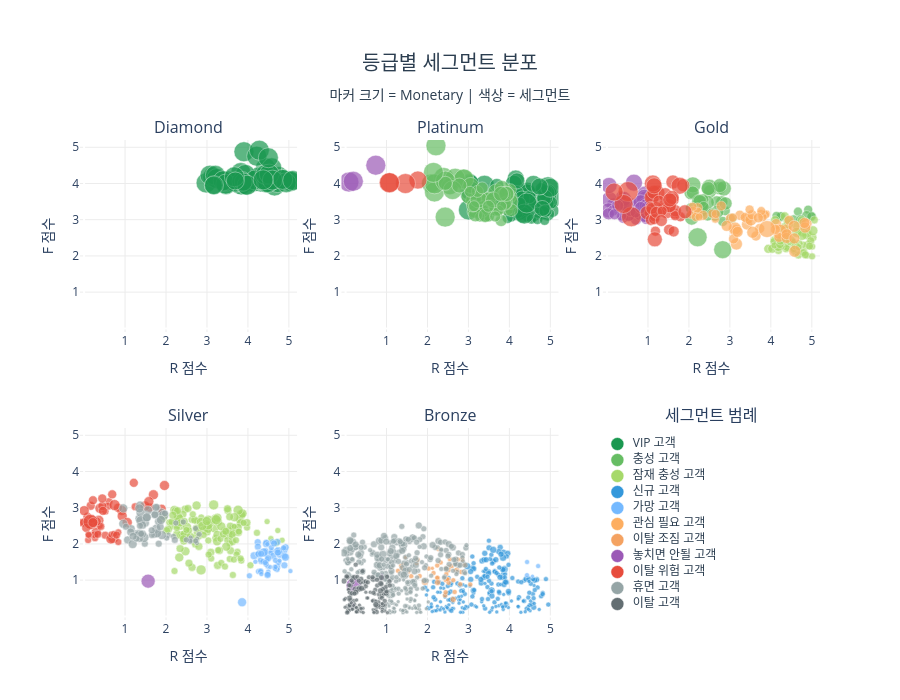

This figure's notebook cell:
### Code cell
grade_order_seg = ['Diamond', 'Platinum', 'Gold', 'Silver', 'Bronze']

fig = make_subplots(
    rows=2, cols=3,
    subplot_titles=grade_order_seg + ['세그먼트 범례'],
    shared_yaxes=False,
    vertical_spacing=0.2,
    horizontal_spacing=0.06
)

positions = [(1,1),(1,2),(1,3),(2,1),(2,2)]
for (row, col), grade in zip(positions, grade_order_seg):
    sub_grade = rfm_plot[rfm_plot['등급'] == grade]
    for segment, color in segment_colors.items():
        sub = sub_grade[sub_grade['Segment'] == segment]
        if len(sub) == 0:
            continue
        fig.add_trace(go.Scatter(
            x=sub['R_scale'],
            y=sub['F_scale'],
            mode='markers',
            marker=dict(
                color=color,
                size=sub['marker_size'],
                opacity=0.7,
                line=dict(width=0.5, color='white')
            ),
            name=segment,
            showlegend=False,
            hovertemplate=(
                f'등급: {grade}<br>'
                f'세그먼트: {segment}<br>'
                'R: %{customdata[0]} | F: %{customdata[1]}<br>'
                'Monetary: %{customdata[2]:,.0f}원<extra></extra>'
            ),
            customdata=sub[['R', 'F', 'Monetary']].values
        ), row=row, col=col)

legend_items = [(seg, color) for seg, color in segment_colors.items() if seg != 'Others']
total = len(legend_items)
for i, (segment, color) in enumerate(legend_items):
    fig.add_trace(go.Scatter(
        x=[0.1],
        y=[total - i],
        mode='markers+text',
        marker=dict(color=color, size=13, line=dict(width=0.5, color='white')),
        text=[f'  {segment}'],
        textposition='middle right',
        textfont=dict(size=12, color='#2c3e50'),
        showlegend=False,
        hoverinfo='skip'
    ), row=2, col=3)

for row, col in positions:
    fig.update_xaxes(tickvals=[1,2,3,4,5], range=[-0.1, 5.2], gridcolor='#ececec', title_text='R 점수', row=row, col=col)
    fig.update_yaxes(tickvals=[1,2,3,4,5], range=[-0.1, 5.2], gridcolor='#ececec', title_text='F 점수', row=row, col=col)

fig.update_xaxes(range=[0, 1.5], visible=False, row=2, col=3)
fig.update_yaxes(range=[0, total + 1], visible=False, row=2, col=3)

fig.update_layout(
    title=dict(
        text='등급별 세그먼트 분포<br><sub>마커 크기 = Monetary | 색상 = 세그먼트</sub>',
        font=dict(size=20, color='#2c3e50'), x=0.5, xanchor='center'
    ),
    plot_bgcolor='white',
    height=700,
    margin=dict(t=140),
    showlegend=False
)
fig.show()

### Figure 1 — Plotly figure (JSON) as saved in the notebook; plotly's stock layout.template omitted (floating-point values rounded to 4 significant figures; data arrays with more than 128 entries replaced by an {"elided": "..."} marker saying what was removed)
{"data": [{"customdata": {"elided": "58x3 float values"}, "hovertemplate": "등급: Diamond<br>세그먼트: VIP 고객<br>R: %{customdata[0]} | F: %{customdata[1]}<br>Monetary: %{customdata[2]:,.0f}원<extra></extra>", "marker": {"color": "#1a9850", "line": {"color": "white", "width": 0.5}, "opacity": 0.7, "size": [20.0, 20.0, 20.0, 20.0, 20.0, 20.0, 20.0, 20.0, 20.0, 20.0, 20.0, 20.0, 20.0, 19.0, 20.0, 20.0, 19.0, 20.0, 20.0, 19.0, 20.0, 20.0, 20.0, 20.0, 20.0, 20.0, 20.0, 20.0, 20.0, 20.0, 20.0, 19.0, 20.0, 20.0, 20.0, 20.0, 20.0, 20.0, 20.0, 20.0, 18.0, 20.0, 20.0, 19.0, 20.0, 20.0, 18.0, 20.0, 20.0, 20.0, 20.0, 20.0, 18.0, 20.0, 20.0, 20.0, 20.0, 20.0]}, "mode": "markers", "name": "VIP 고객", "showlegend": false, "type": "scatter", "x": [4.464, 3.466, 2.979, 3.138, 4.315, 4.754, 4.498, 4.126, 4.432, 4.376, 4.994, 3.074, 4.339, 3.783, 3.416, 4.236, 3.84, 4.791, 4.821, 4.651, 3.903, 3.826, 3.239, 3.739, 4.215, 4.406, 4.582, 3.52, 4.652, 4.278, 4.724, 3.939, 3.688, 3.205, 4.26, 3.938, 3.394, 4.535, 4.448, 3.46, 3.155, 4.178, 4.486, 3.172, 5.05, 3.854, 3.888, 4.431, 4.934, 4.521, 3.979, 3.669, 3.692, 4.597, 4.499, 4.849, 5.094, 4.372], "xaxis": "x", "y": [4.068, 3.966, 4.015, 4.178, 4.038, 4.193, 4.02, 4.039, 4.431, 4.115, 4.074, 4.229, 4.085, 3.97, 4.052, 4.143, 3.944, 4.091, 4.12, 4.071, 4.876, 4.301, 4.137, 4.029, 4.753, 4.169, 4.432, 4.071, 3.932, 4.918, 4.025, 3.946, 4.039, 4.224, 4.177, 4.248, 4.075, 4.055, 4.023, 3.983, 3.945, 4.097, 4.023, 3.953, 4.057, 4.053, 4.039, 4.246, 4.022, 4.259, 3.951, 4.184, 4.069, 4.094, 4.71, 4.112, 4.082, 4.1], "yaxis": "y"}, {"customdata": {"elided": "77x3 float values"}, "hovertemplate": "등급: Platinum<br>세그먼트: VIP 고객<br>R: %{customdata[0]} | F: %{customdata[1]}<br>Monetary: %{customdata[2]:,.0f}원<extra></extra>", "marker": {"color": "#1a9850", "line": {"color": "white", "width": 0.5}, "opacity": 0.7, "size": [20.0, 20.0, 13.0, 10.0, 13.0, 12.0, 14.0, 20.0, 14.0, 20.0, 19.0, 20.0, 10.0, 17.0, 17.0, 20.0, 15.0, 19.0, 16.0, 17.0, 11.0, 13.0, 11.0, 14.0, 20.0, 15.0, 15.0, 20.0, 20.0, 16.0, 20.0, 16.0, 20.0, 14.0, 15.0, 11.0, 13.0, 16.0, 14.0, 15.0, 17.0, 16.0, 13.0, 12.0, 11.0, 16.0, 12.0, 20.0, 12.0, 17.0, 13.0, 16.0, 13.0, 14.0, 11.0, 16.0, 16.0, 10.0, 13.0, 16.0, 15.0, 14.0, 12.0, 11.0, 12.0, 11.0, 16.0, 19.0, 17.0, 20.0, 20.0, 17.0, 20.0, 10.0, 13.0, 16.0, 14.0]}, "mode": "markers", "name": "VIP 고객", "showlegend": false, "type": "scatter", "x": [3.412, 5.02, 5.057, 4.464, 4.429, 4.589, 4.769, 3.886, 4.931, 4.782, 3.535, 4.942, 4.302, 4.154, 4.107, 4.217, 4.256, 4.36, 4.767, 4.432, 4.271, 4.184, 4.194, 4.382, 4.919, 4.939, 4.44, 3.633, 3.001, 4.422, 4.425, 4.217, 3.041, 4.579, 4.748, 4.049, 4.705, 3.036, 4.225, 4.849, 4.878, 4.845, 4.486, 4.188, 4.554, 4.158, 4.424, 3.392, 3.996, 4.902, 4.615, 4.308, 5.016, 4.839, 3.957, 4.862, 4.338, 4.538, 4.491, 4.184, 4.012, 4.823, 4.253, 4.692, 4.777, 4.684, 3.058, 4.995, 4.586, 4.364, 4.424, 4.737, 3.041, 4.859, 4.881, 4.803, 3.693], "xaxis": "x2", "y": [3.352, 3.58, 3.248, 3.284, 3.129, 3.404, 3.537, 3.62, 3.158, 3.564, 3.504, 3.909, 3.304, 4.135, 3.995, 3.25, 3.391, 3.695, 3.631, 3.647, 3.21, 3.489, 3.178, 3.813, 3.718, 3.515, 3.827, 3.573, 3.269, 3.67, 3.711, 3.614, 3.71, 3.126, 3.644, 3.092, 3.378, 4.053, 3.481, 3.604, 3.448, 3.773, 3.4, 3.293, 3.246, 3.727, 3.274, 3.949, 3.233, 3.732, 3.463, 3.572, 3.475, 3.576, 3.049, 3.609, 3.131, 3.016, 3.624, 4.071, 3.36, 3.19, 3.458, 3.194, 3.857, 3.021, 4.026, 3.88, 3.989, 3.157, 3.46, 3.914, 3.798, 2.982, 3.245, 3.31, 3.944], "yaxis": "y2"}, {"customdata": {"elided": "70x3 float values"}, "hovertemplate": "등급: Platinum<br>세그먼트: 충성 고객<br>R: %{customdata[0]} | F: %{customdata[1]}<br>Monetary: %{customdata[2]:,.0f}원<extra></extra>", "marker": {"color": "#66bd63", "line": {"color": "white", "width": 0.5}, "opacity": 0.7, "size": [12.0, 19.0, 14.0, 12.0, 11.0, 20.0, 12.0, 10.0, 16.0, 12.0, 12.0, 20.0, 12.0, 12.0, 20.0, 17.0, 11.0, 17.0, 17.0, 12.0, 11.0, 16.0, 20.0, 20.0, 12.0, 20.0, 15.0, 16.0, 16.0, 15.0, 20.0, 12.0, 11.0, 17.0, 11.0, 12.0, 20.0, 10.0, 16.0, 16.0, 20.0, 19.0, 13.0, 14.0, 11.0, 11.0, 13.0, 12.0, 10.0, 14.0, 13.0, 13.0, 15.0, 13.0, 13.0, 11.0, 14.0, 17.0, 11.0, 12.0, 16.0, 12.0, 14.0, 15.0, 11.0, 15.0, 11.0, 12.0, 20.0, 10.0]}, "mode": "markers", "name": "충성 고객", "showlegend": false, "type": "scatter", "x": [4.041, 2.086, 3.4, 3.279, 3.243, 2.207, 3.176, 3.308, 3.185, 3.491, 3.154, 2.398, 3.456, 3.503, 2.432, 3.141, 3.712, 3.681, 3.5, 3.949, 3.496, 4.017, 2.17, 2.874, 4.024, 2.175, 3.474, 3.129, 3.015, 3.817, 2.676, 3.347, 3.373, 2.548, 3.704, 3.541, 2.89, 3.573, 3.924, 3.056, 2.438, 2.613, 3.125, 3.864, 3.369, 3.632, 3.346, 3.798, 3.278, 3.172, 4.048, 3.111, 2.779, 3.918, 3.89, 3.735, 2.437, 3.247, 3.136, 3.221, 3.611, 3.337, 3.416, 3.924, 3.654, 3.797, 3.038, 3.489, 2.146, 3.81], "xaxis": "x2", "y": [3.645, 4.001, 3.116, 3.584, 3.172, 5.039, 3.283, 3.288, 3.267, 3.133, 3.574, 4.165, 3.574, 3.62, 3.071, 3.505, 3.247, 3.756, 3.392, 3.272, 3.089, 3.501, 3.766, 4.113, 3.828, 3.989, 3.552, 3.548, 3.649, 3.875, 4.144, 3.355, 3.282, 3.923, 3.251, 3.384, 4.124, 3.251, 3.707, 3.946, 4.066, 3.816, 3.22, 3.685, 3.284, 3.254, 3.241, 2.977, 3.074, 3.133, 3.263, 3.389, 3.943, 3.475, 3.44, 3.251, 4.004, 3.559, 3.373, 3.781, 3.544, 3.877, 3.123, 3.71, 3.091, 3.713, 3.771, 3.372, 4.306, 3.375], "yaxis": "y2"}, {"customdata": [[1.0, 5.0, 14960.0], [1.0, 5.0, 11670.0], [1.0, 5.0, 37300.0]], "hovertemplate": "등급: Platinum<br>세그먼트: 놓치면 안될 고객<br>R: %{customdata[0]} | F: %{customdata[1]}<br>Monetary: %{customdata[2]:,.0f}원<extra></extra>", "marker": {"color": "#9b59b6", "line": {"color": "white", "width": 0.5}, "opacity": 0.7, "size": [20.0, 20.0, 20.0]}, "mode": "markers", "name": "놓치면 안될 고객", "showlegend": false, "type": "scatter", "x": [0.08186, 0.1891, 0.7385], "xaxis": "x2", "y": [4.039, 4.06, 4.504], "yaxis": "y2"}, {"customdata": [[2.0, 5.0, 9308.0], [2.0, 5.0, 10720.0], [2.0, 5.0, 10600.0], [2.0, 5.0, 11370.0]], "hovertemplate": "등급: Platinum<br>세그먼트: 이탈 위험 고객<br>R: %{customdata[0]} | F: %{customdata[1]}<br>Monetary: %{customdata[2]:,.0f}원<extra></extra>", "marker": {"color": "#e74c3c", "line": {"color": "white", "width": 0.5}, "opacity": 0.7, "size": [18.0, 20.0, 20.0, 20.0]}, "mode": "markers", "name": "이탈 위험 고객", "showlegend": false, "type": "scatter", "x": [1.765, 1.462, 1.065, 1.075], "xaxis": "x2", "y": [4.095, 3.998, 4.02, 4.023], "yaxis": "y2"}, {"customdata": {"elided": "46x3 float values"}, "hovertemplate": "등급: Gold<br>세그먼트: 충성 고객<br>R: %{customdata[0]} | F: %{customdata[1]}<br>Monetary: %{customdata[2]:,.0f}원<extra></extra>", "marker": {"color": "#66bd63", "line": {"color": "white", "width": 0.5}, "opacity": 0.7, "size": [18.0, 12.0, 10.0, 10.0, 11.0, 9.0, 12.0, 13.0, 15.0, 10.0, 12.0, 8.0, 10.0, 19.0, 10.0, 14.0, 12.0, 9.0, 10.0, 10.0, 13.0, 12.0, 13.0, 11.0, 14.0, 13.0, 14.0, 9.0, 14.0, 16.0, 11.0, 9.0, 9.0, 13.0, 16.0, 14.0, 10.0, 10.0, 14.0, 14.0, 12.0, 13.0, 10.0, 14.0, 14.0, 11.0]}, "mode": "markers", "name": "충성 고객", "showlegend": false, "type": "scatter", "x": [2.824, 2.803, 3.041, 4.251, 2.637, 4.243, 2.22, 2.739, 2.85, 2.885, 2.682, 4.561, 2.243, 2.211, 4.989, 2.275, 2.289, 4.911, 2.415, 4.872, 2.694, 2.233, 2.514, 2.049, 2.051, 2.895, 2.272, 4.99, 2.45, 2.096, 2.456, 4.138, 4.662, 2.095, 2.499, 2.752, 2.56, 4.73, 2.47, 2.068, 2.34, 2.317, 2.827, 2.239, 2.268, 2.36], "xaxis": "x3", "y": [2.172, 3.497, 3.035, 3.081, 3.11, 3.09, 3.469, 3.869, 3.86, 3.247, 3.494, 3.023, 3.167, 2.515, 3.089, 3.43, 3.422, 3.276, 3.28, 3.111, 3.216, 3.375, 3.782, 3.318, 3.743, 3.449, 3.235, 3.092, 3.477, 3.961, 3.117, 3.103, 3.223, 3.749, 3.893, 3.942, 3.184, 2.999, 3.858, 3.043, 3.55, 3.396, 2.952, 3.503, 3.499, 3.352], "yaxis": "y3"}, {"customdata": {"elided": "65x3 float values"}, "hovertemplate": "등급: Gold<br>세그먼트: 잠재 충성 고객<br>R: %{customdata[0]} | F: %{customdata[1]}<br>Monetary: %{customdata[2]:,.0f}원<extra></extra>", "marker": {"color": "#a6d96a", "line": {"color": "white", "width": 0.5}, "opacity": 0.7, "size": [8.0, 8.0, 9.0, 9.0, 9.0, 7.0, 8.0, 7.0, 9.0, 9.0, 7.0, 7.0, 9.0, 7.0, 8.0, 8.0, 7.0, 8.0, 9.0, 9.0, 9.0, 9.0, 7.0, 7.0, 7.0, 10.0, 7.0, 8.0, 7.0, 8.0, 8.0, 8.0, 8.0, 9.0, 10.0, 8.0, 10.0, 8.0, 7.0, 9.0, 8.0, 10.0, 10.0, 7.0, 10.0, 7.0, 8.0, 8.0, 8.0, 10.0, 10.0, 8.0, 8.0, 7.0, 9.0, 7.0, 8.0, 8.0, 10.0, 8.0, 9.0, 10.0, 8.0, 9.0, 7.0]}, "mode": "markers", "name": "잠재 충성 고객", "showlegend": false, "type": "scatter", "x": [4.186, 4.443, 4.786, 4.265, 4.311, 4.247, 4.665, 4.699, 3.937, 4.498, 4.385, 4.363, 4.642, 4.33, 4.089, 4.656, 4.882, 4.919, 4.34, 4.388, 4.179, 4.035, 4.391, 4.592, 5.007, 4.762, 4.522, 4.399, 4.26, 5.028, 4.363, 4.86, 4.166, 4.917, 4.432, 4.076, 4.88, 4.672, 4.797, 4.757, 4.563, 4.629, 4.343, 4.558, 4.327, 5.007, 4.55, 4.689, 4.973, 5.026, 4.474, 4.185, 4.944, 4.089, 4.607, 4.677, 4.219, 4.793, 4.763, 4.841, 4.105, 4.426, 5.061, 4.235, 4.536], "xaxis": "x3", "y": [2.15, 2.273, 2.142, 2.493, 2.485, 2.348, 2.67, 2.158, 2.196, 2.416, 2.192, 2.19, 2.828, 2.24, 2.443, 2.193, 2.012, 2.603, 3.093, 2.349, 2.364, 2.2, 2.218, 2.095, 1.988, 2.665, 2.378, 2.618, 2.258, 2.508, 2.606, 2.72, 2.245, 2.308, 2.879, 2.398, 2.585, 2.026, 2.312, 2.98, 2.161, 2.65, 2.787, 2.187, 2.75, 2.257, 2.342, 2.34, 2.42, 2.694, 2.426, 2.23, 2.271, 2.29, 2.286, 2.242, 2.31, 2.09, 2.567, 2.031, 2.986, 2.957, 2.994, 2.426, 2.402], "yaxis": "y3"}, {"customdata": {"elided": "51x3 float values"}, "hovertemplate": "등급: Gold<br>세그먼트: 관심 필요 고객<br>R: %{customdata[0]} | F: %{customdata[1]}<br>Monetary: %{customdata[2]:,.0f}원<extra></extra>", "marker": {"color": "#fdae61", "line": {"color": "white", "width": 0.5}, "opacity": 0.7, "size": [8.0, 11.0, 11.0, 11.0, 8.0, 11.0, 12.0, 10.0, 10.0, 10.0, 9.0, 11.0, 9.0, 10.0, 10.0, 15.0, 10.0, 10.0, 8.0, 10.0, 10.0, 10.0, 12.0, 11.0, 12.0, 13.0, 12.0, 12.0, 9.0, 17.0, 10.0, 10.0, 9.0, 9.0, 11.0, 11.0, 9.0, 11.0, 12.0, 10.0, 9.0, 9.0, 9.0, 8.0, 11.0, 9.0, 11.0, 9.0, 10.0, 9.0, 11.0]}, "mode": "markers", "name": "관심 필요 고객", "showlegend": false, "type": "scatter", "x": [2.645, 4.379, 4.869, 3.419, 3.759, 3.434, 3.153, 2.213, 3.728, 3.242, 2.573, 4.128, 2.089, 4.447, 3.012, 4.22, 4.196, 3.372, 3.891, 4.111, 3.637, 2.788, 3.159, 4.839, 3.515, 3.124, 4.585, 3.559, 2.054, 3.905, 3.09, 3.541, 3.855, 3.798, 4.818, 3.189, 2.22, 4.385, 4.569, 2.346, 3.767, 2.168, 2.655, 2.247, 2.921, 3.073, 4.388, 3.482, 3.694, 2.087, 4.574], "xaxis": "x3", "y": [3.016, 2.734, 2.886, 2.869, 3.174, 3.029, 2.7, 3.328, 2.757, 3.123, 3.166, 2.877, 3.245, 2.985, 3.031, 2.668, 2.513, 3.066, 3.157, 2.732, 2.549, 3.379, 2.329, 2.782, 2.997, 2.755, 2.127, 2.652, 3.144, 2.742, 2.471, 3.137, 3.137, 3.07, 2.911, 2.664, 3.222, 2.495, 2.817, 3.12, 3.237, 3.076, 3.158, 3.076, 2.83, 3.057, 2.599, 3.281, 3.051, 3.355, 2.484], "yaxis": "y3"}, {"customdata": [[1.0, 4.0, 4582.0], [1.0, 4.0, 4779.0], [1.0, 4.0, 6701.0], [1.0, 4.0, 5377.0], [1.0, 4.0, 4544.0], [1.0, 4.0, 6544.0], [1.0, 4.0, 6243.0], [1.0, 4.0, 7277.0], [1.0, 4.0, 4920.0], [1.0, 4.0, 8673.0], [1.0, 4.0, 5714.0], [1.0, 4.0, 6490.0], [1.0, 4.0, 8459.0], [1.0, 4.0, 8707.0], [1.0, 4.0, 4534.0], [1.0, 4.0, 4385.0], [1.0, 4.0, 6557.0], [1.0, 4.0, 7897.0], [1.0, 4.0, 5678.0], [1.0, 4.0, 6591.0], [1.0, 4.0, 5387.0], [1.0, 4.0, 7609.0], [1.0, 4.0, 4673.0], [1.0, 4.0, 4689.0], [1.0, 4.0, 7255.0], [1.0, 5.0, 8888.0], [1.0, 4.0, 7482.0], [1.0, 4.0, 5526.0], [1.0, 4.0, 5646.0], [1.0, 4.0, 4254.0], [1.0, 4.0, 7897.0], [1.0, 4.0, 5709.0], [1.0, 4.0, 5805.0], [1.0, 4.0, 4840.0], [1.0, 4.0, 8093.0], [1.0, 4.0, 5411.0], [1.0, 4.0, 4616.0]], "hovertemplate": "등급: Gold<br>세그먼트: 놓치면 안될 고객<br>R: %{customdata[0]} | F: %{customdata[1]}<br>Monetary: %{customdata[2]:,.0f}원<extra></extra>", "marker": {"color": "#9b59b6", "line": {"color": "white", "width": 0.5}, "opacity": 0.7, "size": [11.0, 11.0, 14.0, 12.0, 11.0, 14.0, 13.0, 15.0, 11.0, 17.0, 13.0, 14.0, 17.0, 17.0, 11.0, 11.0, 14.0, 16.0, 12.0, 14.0, 12.0, 15.0, 11.0, 11.0, 15.0, 17.0, 15.0, 12.0, 12.0, 10.0, 16.0, 12.0, 13.0, 11.0, 16.0, 12.0, 11.0]}, "mode": "markers", "name": "놓치면 안될 고객", "showlegend": false, "type": "scatter", "x": [0.9379, 0.7893, 0.5584, 0.5378, 0.7102, 0.8107, 0.4553, 0.7205, 0.954, 0.9339, 0.9031, 0.3812, 0.9472, 0.9189, 0.3498, 0.3914, 0.1609, 0.05749, 0.9181, 0.9165, 0.531, 0.03418, 0.5747, 0.1484, 0.8215, 0.6573, 0.4108, 0.4535, 0.03404, 0.3544, 0.04833, 0.261, 0.9457, 0.6986, 1.022, 0.8239, 0.1825], "xaxis": "x3", "y": [3.098, 3.145, 3.412, 3.135, 3.003, 3.172, 3.311, 3.391, 3.025, 3.695, 3.292, 3.44, 3.557, 3.606, 3.643, 3.055, 3.408, 3.556, 3.089, 3.411, 3.117, 3.258, 3.239, 3.255, 3.482, 4.023, 3.572, 3.381, 3.161, 3.097, 3.945, 3.385, 3.39, 3.201, 3.312, 3.336, 3.151], "yaxis": "y3"}, {"customdata": {"elided": "44x3 float values"}, "hovertemplate": "등급: Gold<br>세그먼트: 이탈 위험 고객<br>R: %{customdata[0]} | F: %{customdata[1]}<br>Monetary: %{customdata[2]:,.0f}원<extra></extra>", "marker": {"color": "#e74c3c", "line": {"color": "white", "width": 0.5}, "opacity": 0.7, "size": [15.0, 13.0, 10.0, 13.0, 11.0, 14.0, 15.0, 10.0, 14.0, 10.0, 14.0, 11.0, 11.0, 11.0, 10.0, 20.0, 13.0, 14.0, 13.0, 13.0, 11.0, 20.0, 19.0, 13.0, 17.0, 14.0, 11.0, 11.0, 12.0, 17.0, 10.0, 16.0, 12.0, 14.0, 14.0, 12.0, 14.0, 18.0, 11.0, 12.0, 10.0, 15.0, 14.0, 12.0]}, "mode": "markers", "name": "이탈 위험 고객", "showlegend": false, "type": "scatter", "x": [1.229, 1.423, 1.331, 1.066, 1.539, 1.106, 1.089, 1.182, 1.145, 1.791, 1.42, 1.516, 1.648, 1.626, 1.378, 0.5953, 1.204, 1.609, 1.453, 1.861, 1.069, 0.5152, 0.4023, 1.602, 1.773, 0.9783, 1.07, 1.171, 1.668, 1.119, 1.664, 1.151, 1.095, 1.522, 1.589, 1.266, 1.903, 0.1739, 1.15, 1.206, 1.345, 1.167, 1.533, 1.327], "xaxis": "x3", "y": [3.743, 3.413, 3.211, 3.194, 3.331, 3.629, 3.617, 2.684, 3.758, 3.08, 3.69, 2.724, 3.17, 2.677, 3.334, 3.082, 3.318, 4.041, 3.208, 3.951, 3.354, 3.776, 3.434, 3.552, 3.937, 3.191, 2.994, 3.09, 3.246, 3.999, 3.112, 3.934, 3.309, 3.387, 3.613, 3.51, 3.218, 3.764, 3.015, 3.203, 3.239, 2.458, 3.547, 2.979], "yaxis": "y3"}, {"customdata": {"elided": "140x3 float values"}, "hovertemplate": "등급: Silver<br>세그먼트: 잠재 충성 고객<br>R: %{customdata[0]} | F: %{customdata[1]}<br>Monetary: %{customdata[2]:,.0f}원<extra></extra>", "marker": {"color": "#a6d96a", "line": {"color": "white", "width": 0.5}, "opacity": 0.7, "size": {"elided": "140 float values"}}, "mode": "markers", "name": "잠재 충성 고객", "showlegend": false, "type": "scatter", "x": {"elided": "140 float values"}, "xaxis": "x4", "y": {"elided": "140 float values"}, "yaxis": "y4"}, {"customdata": {"elided": "59x3 float values"}, "hovertemplate": "등급: Silver<br>세그먼트: 가망 고객<br>R: %{customdata[0]} | F: %{customdata[1]}<br>Monetary: %{customdata[2]:,.0f}원<extra></extra>", "marker": {"color": "#74b9ff", "line": {"color": "white", "width": 0.5}, "opacity": 0.7, "size": [6.0, 6.0, 8.0, 5.0, 6.0, 6.0, 8.0, 5.0, 5.0, 7.0, 6.0, 8.0, 6.0, 6.0, 6.0, 5.0, 7.0, 5.0, 9.0, 6.0, 7.0, 6.0, 5.0, 5.0, 9.0, 6.0, 7.0, 8.0, 7.0, 6.0, 7.0, 9.0, 6.0, 5.0, 7.0, 5.0, 7.0, 6.0, 6.0, 6.0, 5.0, 7.0, 6.0, 5.0, 7.0, 6.0, 7.0, 6.0, 7.0, 6.0, 6.0, 5.0, 5.0, 8.0, 6.0, 5.0, 7.0, 5.0, 7.0]}, "mode": "markers", "name": "가망 고객", "showlegend": false, "type": "scatter", "x": [4.444, 4.259, 4.454, 4.314, 4.577, 4.31, 4.15, 5.038, 4.47, 4.89, 4.434, 4.88, 4.55, 4.303, 4.602, 4.427, 4.714, 4.497, 3.858, 4.573, 4.239, 4.366, 4.473, 4.48, 4.384, 4.037, 4.243, 4.783, 4.92, 4.271, 4.617, 4.737, 4.71, 4.541, 4.721, 4.465, 4.894, 4.484, 4.747, 4.66, 4.227, 4.494, 4.724, 4.664, 4.638, 4.446, 4.259, 4.871, 4.322, 4.675, 4.423, 4.771, 4.676, 4.916, 4.311, 4.329, 4.731, 4.183, 4.48], "xaxis": "x4", "y": [2.046, 1.238, 2.006, 1.503, 1.802, 1.252, 1.673, 1.249, 1.593, 1.409, 1.815, 1.828, 1.751, 1.556, 2.058, 1.715, 1.361, 1.237, 0.39, 1.9, 2.047, 1.517, 1.994, 1.379, 1.765, 1.12, 1.925, 1.715, 1.905, 1.759, 1.669, 1.801, 1.297, 1.362, 2.051, 1.532, 1.669, 1.162, 1.489, 1.354, 1.732, 1.604, 1.82, 1.312, 2.014, 1.44, 1.716, 1.89, 1.729, 1.546, 1.485, 1.539, 1.362, 1.632, 1.235, 1.169, 1.76, 1.507, 1.144], "yaxis": "y4"}, {"customdata": [[2.0, 1.0, 6670.0]], "hovertemplate": "등급: Silver<br>세그먼트: 놓치면 안될 고객<br>R: %{customdata[0]} | F: %{customdata[1]}<br>Monetary: %{customdata[2]:,.0f}원<extra></extra>", "marker": {"color": "#9b59b6", "line": {"color": "white", "width": 0.5}, "opacity": 0.7, "size": [14.0]}, "mode": "markers", "name": "놓치면 안될 고객", "showlegend": false, "type": "scatter", "x": [1.563], "xaxis": "x4", "y": [0.973], "yaxis": "y4"}, {"customdata": {"elided": "54x3 float values"}, "hovertemplate": "등급: Silver<br>세그먼트: 이탈 위험 고객<br>R: %{customdata[0]} | F: %{customdata[1]}<br>Monetary: %{customdata[2]:,.0f}원<extra></extra>", "marker": {"color": "#e74c3c", "line": {"color": "white", "width": 0.5}, "opacity": 0.7, "size": [11.0, 9.0, 7.0, 10.0, 9.0, 10.0, 11.0, 8.0, 10.0, 8.0, 10.0, 9.0, 8.0, 9.0, 9.0, 10.0, 7.0, 8.0, 8.0, 7.0, 8.0, 8.0, 10.0, 10.0, 7.0, 10.0, 7.0, 7.0, 8.0, 7.0, 10.0, 7.0, 9.0, 9.0, 7.0, 8.0, 8.0, 10.0, 9.0, 7.0, 10.0, 9.0, 9.0, 9.0, 9.0, 8.0, 9.0, 9.0, 15.0, 11.0, 10.0, 7.0, 9.0, 10.0]}, "mode": "markers", "name": "이탈 위험 고객", "showlegend": false, "type": "scatter", "x": [0.713, 1.603, 0.3783, 0.2964, 0.1615, 1.487, 0.1198, -0.06981, 0.9197, 0.5147, 0.93, 1.894, 0.6068, 0.08272, 0.2514, 0.3605, 0.1327, 0.5851, 1.248, 0.8361, 0.4083, 0.1369, 0.3868, 1.963, 0.8351, 0.6544, 0.267, 0.6681, 0.2606, 0.5207, 0.002953, 0.09906, 0.3098, 0.4458, 0.7304, 0.7925, 0.3356, 1.054, 0.459, 0.1212, 1.693, 1.214, 0.2165, 3.614e-05, 0.8278, 0.1898, 0.05261, 0.4438, 0.1579, 0.7431, 0.2152, 0.1091, 0.6865, 1.581], "xaxis": "x4", "y": [2.168, 3.003, 2.503, 2.319, 3.053, 3.044, 2.546, 2.586, 2.924, 2.241, 2.769, 2.97, 3.166, 2.747, 2.599, 2.651, 2.485, 3.043, 3.027, 2.053, 2.484, 2.581, 2.982, 3.612, 2.319, 2.137, 2.158, 2.26, 2.252, 2.893, 2.918, 2.106, 2.62, 3.045, 2.276, 2.246, 2.266, 2.592, 2.912, 2.23, 3.357, 3.687, 3.204, 2.59, 3.0, 2.679, 2.443, 3.255, 2.61, 3.072, 2.588, 2.257, 3.368, 3.168], "yaxis": "y4"}, {"customdata": {"elided": "60x3 float values"}, "hovertemplate": "등급: Silver<br>세그먼트: 휴면 고객<br>R: %{customdata[0]} | F: %{customdata[1]}<br>Monetary: %{customdata[2]:,.0f}원<extra></extra>", "marker": {"color": "#95a5a6", "line": {"color": "white", "width": 0.5}, "opacity": 0.7, "size": [6.0, 6.0, 6.0, 8.0, 9.0, 5.0, 7.0, 8.0, 9.0, 5.0, 8.0, 6.0, 6.0, 7.0, 6.0, 9.0, 8.0, 9.0, 9.0, 8.0, 7.0, 9.0, 6.0, 9.0, 8.0, 8.0, 7.0, 7.0, 9.0, 8.0, 9.0, 7.0, 5.0, 8.0, 7.0, 10.0, 6.0, 7.0, 10.0, 8.0, 6.0, 9.0, 6.0, 8.0, 7.0, 10.0, 7.0, 8.0, 9.0, 7.0, 8.0, 8.0, 8.0, 7.0, 8.0, 9.0, 7.0, 6.0, 8.0, 7.0]}, "mode": "markers", "name": "휴면 고객", "showlegend": false, "type": "scatter", "x": [2.06, 2.808, 2.017, 1.341, 1.366, 2.76, 1.717, 1.498, 1.764, 2.755, 1.734, 2.598, 2.24, 1.274, 2.181, 1.563, 1.888, 0.957, 1.902, 1.819, 1.822, 1.378, 2.422, 0.9573, 1.351, 1.15, 1.304, 1.483, 1.784, 1.063, 1.186, 1.022, 2.602, 1.534, 1.654, 1.46, 2.721, 1.781, 1.943, 1.354, 2.589, 1.349, 2.723, 1.137, 1.653, 1.388, 1.974, 1.73, 1.531, 1.278, 1.429, 1.754, 1.424, 1.392, 1.857, 1.877, 1.366, 2.495, 1.197, 2.215], "xaxis": "x4", "y": [2.241, 2.265, 2.162, 2.7, 3.059, 2.146, 2.25, 2.578, 2.419, 2.025, 2.818, 2.114, 2.578, 2.297, 2.208, 2.931, 2.877, 2.558, 2.244, 2.618, 2.005, 2.861, 2.607, 2.983, 2.292, 2.42, 2.264, 2.007, 2.295, 2.112, 1.997, 2.476, 2.174, 2.728, 2.248, 2.179, 2.429, 3.015, 2.791, 2.149, 2.076, 2.98, 2.082, 2.327, 2.375, 2.638, 2.843, 2.806, 2.734, 2.149, 2.515, 3.007, 2.272, 2.282, 2.471, 2.661, 2.5, 2.113, 2.212, 2.111], "yaxis": "y4"}, {"customdata": {"elided": "220x3 float values"}, "hovertemplate": "등급: Bronze<br>세그먼트: 신규 고객<br>R: %{customdata[0]} | F: %{customdata[1]}<br>Monetary: %{customdata[2]:,.0f}원<extra></extra>", "marker": {"color": "#3498db", "line": {"color": "white", "width": 0.5}, "opacity": 0.7, "size": {"elided": "220 float values"}}, "mode": "markers", "name": "신규 고객", "showlegend": false, "type": "scatter", "x": {"elided": "220 float values"}, "xaxis": "x5", "y": {"elided": "220 float values"}, "yaxis": "y5"}, {"customdata": [[5.0, 2.0, 653.5], [5.0, 2.0, 578.0], [5.0, 2.0, 607.4], [5.0, 2.0, 158.7]], "hovertemplate": "등급: Bronze<br>세그먼트: 가망 고객<br>R: %{customdata[0]} | F: %{customdata[1]}<br>Monetary: %{customdata[2]:,.0f}원<extra></extra>", "marker": {"color": "#74b9ff", "line": {"color": "white", "width": 0.5}, "opacity": 0.7, "size": [5.0, 5.0, 5.0, 4.0]}, "mode": "markers", "name": "가망 고객", "showlegend": false, "type": "scatter", "x": [4.43, 4.702, 4.432, 4.564], "xaxis": "x5", "y": [1.138, 1.388, 1.502, 1.11], "yaxis": "y5"}, {"customdata": {"elided": "47x3 float values"}, "hovertemplate": "등급: Bronze<br>세그먼트: 이탈 조짐 고객<br>R: %{customdata[0]} | F: %{customdata[1]}<br>Monetary: %{customdata[2]:,.0f}원<extra></extra>", "marker": {"color": "#f4a261", "line": {"color": "white", "width": 0.5}, "opacity": 0.7, "size": [5.0, 5.0, 5.0, 5.0, 5.0, 4.0, 5.0, 5.0, 5.0, 6.0, 5.0, 5.0, 5.0, 7.0, 5.0, 5.0, 5.0, 5.0, 5.0, 5.0, 5.0, 5.0, 5.0, 4.0, 4.0, 5.0, 5.0, 5.0, 5.0, 5.0, 5.0, 5.0, 5.0, 5.0, 5.0, 5.0, 5.0, 5.0, 6.0, 4.0, 5.0, 5.0, 5.0, 5.0, 6.0, 5.0, 5.0]}, "mode": "markers", "name": "이탈 조짐 고객", "showlegend": false, "type": "scatter", "x": [2.429, 2.82, 2.512, 2.52, 1.505, 1.426, 2.443, 2.267, 2.461, 2.457, 2.322, 2.25, 2.237, 1.938, 1.809, 2.451, 2.664, 2.63, 2.72, 1.425, 2.028, 1.4, 1.357, 1.461, 1.543, 3.045, 2.238, 2.595, 2.509, 2.852, 1.737, 2.515, 2.548, 2.896, 1.411, 2.743, 1.759, 2.481, 2.247, 2.119, 1.603, 1.28, 2.801, 2.692, 2.627, 1.411, 2.148], "xaxis": "x5", "y": [0.5787, 1.224, 1.275, 1.353, 1.27, 1.438, 0.6663, 1.862, 1.169, 1.009, 1.488, 1.059, 1.063, 0.9576, 1.114, 1.334, 0.6738, 0.9975, 1.295, 1.268, 1.32, 1.326, 1.399, 1.626, 1.223, 0.8793, 1.404, 1.393, 1.017, 1.567, 1.472, 0.9264, 1.576, 1.424, 1.125, 1.571, 1.564, 1.024, 0.9377, 1.326, 1.11, 1.257, 0.8882, 1.264, 0.4675, 1.288, 1.198], "yaxis": "y5"}, {"customdata": [[1.0, 1.0, 7366.0], [1.0, 1.0, 2098.0], [1.0, 1.0, 2058.0]], "hovertemplate": "등급: Bronze<br>세그먼트: 놓치면 안될 고객<br>R: %{customdata[0]} | F: %{customdata[1]}<br>Monetary: %{customdata[2]:,.0f}원<extra></extra>", "marker": {"color": "#9b59b6", "line": {"color": "white", "width": 0.5}, "opacity": 0.7, "size": [15.0, 7.0, 7.0]}, "mode": "markers", "name": "놓치면 안될 고객", "showlegend": false, "type": "scatter", "x": [0.1954, 0.8726, 0.146], "xaxis": "x5", "y": [0.8549, 1.094, 0.2997], "yaxis": "y5"}, {"customdata": {"elided": "296x3 float values"}, "hovertemplate": "등급: Bronze<br>세그먼트: 휴면 고객<br>R: %{customdata[0]} | F: %{customdata[1]}<br>Monetary: %{customdata[2]:,.0f}원<extra></extra>", "marker": {"color": "#95a5a6", "line": {"color": "white", "width": 0.5}, "opacity": 0.7, "size": {"elided": "296 float values"}}, "mode": "markers", "name": "휴면 고객", "showlegend": false, "type": "scatter", "x": {"elided": "296 float values"}, "xaxis": "x5", "y": {"elided": "296 float values"}, "yaxis": "y5"}, {"customdata": {"elided": "129x3 float values"}, "hovertemplate": "등급: Bronze<br>세그먼트: 이탈 고객<br>R: %{customdata[0]} | F: %{customdata[1]}<br>Monetary: %{customdata[2]:,.0f}원<extra></extra>", "marker": {"color": "#636e72", "line": {"color": "white", "width": 0.5}, "opacity": 0.7, "size": {"elided": "129 float values"}}, "mode": "markers", "name": "이탈 고객", "showlegend": false, "type": "scatter", "x": {"elided": "129 float values"}, "xaxis": "x5", "y": {"elided": "129 float values"}, "yaxis": "y5"}, {"hoverinfo": "skip", "marker": {"color": "#1a9850", "line": {"color": "white", "width": 0.5}, "size": 13}, "mode": "markers+text", "showlegend": false, "text": ["  VIP 고객"], "textfont": {"color": "#2c3e50", "size": 12}, "textposition": "middle right", "type": "scatter", "x": [0.1], "xaxis": "x6", "y": [11], "yaxis": "y6"}, {"hoverinfo": "skip", "marker": {"color": "#66bd63", "line": {"color": "white", "width": 0.5}, "size": 13}, "mode": "markers+text", "showlegend": false, "text": ["  충성 고객"], "textfont": {"color": "#2c3e50", "size": 12}, "textposition": "middle right", "type": "scatter", "x": [0.1], "xaxis": "x6", "y": [10], "yaxis": "y6"}, {"hoverinfo": "skip", "marker": {"color": "#a6d96a", "line": {"color": "white", "width": 0.5}, "size": 13}, "mode": "markers+text", "showlegend": false, "text": ["  잠재 충성 고객"], "textfont": {"color": "#2c3e50", "size": 12}, "textposition": "middle right", "type": "scatter", "x": [0.1], "xaxis": "x6", "y": [9], "yaxis": "y6"}, {"hoverinfo": "skip", "marker": {"color": "#3498db", "line": {"color": "white", "width": 0.5}, "size": 13}, "mode": "markers+text", "showlegend": false, "text": ["  신규 고객"], "textfont": {"color": "#2c3e50", "size": 12}, "textposition": "middle right", "type": "scatter", "x": [0.1], "xaxis": "x6", "y": [8], "yaxis": "y6"}, {"hoverinfo": "skip", "marker": {"color": "#74b9ff", "line": {"color": "white", "width": 0.5}, "size": 13}, "mode": "markers+text", "showlegend": false, "text": ["  가망 고객"], "textfont": {"color": "#2c3e50", "size": 12}, "textposition": "middle right", "type": "scatter", "x": [0.1], "xaxis": "x6", "y": [7], "yaxis": "y6"}, {"hoverinfo": "skip", "marker": {"color": "#fdae61", "line": {"color": "white", "width": 0.5}, "size": 13}, "mode": "markers+text", "showlegend": false, "text": ["  관심 필요 고객"], "textfont": {"color": "#2c3e50", "size": 12}, "textposition": "middle right", "type": "scatter", "x": [0.1], "xaxis": "x6", "y": [6], "yaxis": "y6"}, {"hoverinfo": "skip", "marker": {"color": "#f4a261", "line": {"color": "white", "width": 0.5}, "size": 13}, "mode": "markers+text", "showlegend": false, "text": ["  이탈 조짐 고객"], "textfont": {"color": "#2c3e50", "size": 12}, "textposition": "middle right", "type": "scatter", "x": [0.1], "xaxis": "x6", "y": [5], "yaxis": "y6"}, {"hoverinfo": "skip", "marker": {"color": "#9b59b6", "line": {"color": "white", "width": 0.5}, "size": 13}, "mode": "markers+text", "showlegend": false, "text": ["  놓치면 안될 고객"], "textfont": {"color": "#2c3e50", "size": 12}, "textposition": "middle right", "type": "scatter", "x": [0.1], "xaxis": "x6", "y": [4], "yaxis": "y6"}, {"hoverinfo": "skip", "marker": {"color": "#e74c3c", "line": {"color": "white", "width": 0.5}, "size": 13}, "mode": "markers+text", "showlegend": false, "text": ["  이탈 위험 고객"], "textfont": {"color": "#2c3e50", "size": 12}, "textposition": "middle right", "type": "scatter", "x": [0.1], "xaxis": "x6", "y": [3], "yaxis": "y6"}, {"hoverinfo": "skip", "marker": {"color": "#95a5a6", "line": {"color": "white", "width": 0.5}, "size": 13}, "mode": "markers+text", "showlegend": false, "text": ["  휴면 고객"], "textfont": {"color": "#2c3e50", "size": 12}, "textposition": "middle right", "type": "scatter", "x": [0.1], "xaxis": "x6", "y": [2], "yaxis": "y6"}, {"hoverinfo": "skip", "marker": {"color": "#636e72", "line": {"color": "white", "width": 0.5}, "size": 13}, "mode": "markers+text", "showlegend": false, "text": ["  이탈 고객"], "textfont": {"color": "#2c3e50", "size": 12}, "textposition": "middle right", "type": "scatter", "x": [0.1], "xaxis": "x6", "y": [1], "yaxis": "y6"}], "layout": {"annotations": [{"font": {"size": 16}, "showarrow": false, "text": "Diamond", "x": 0.1467, "xanchor": "center", "xref": "paper", "y": 1, "yanchor": "bottom", "yref": "paper"}, {"font": {"size": 16}, "showarrow": false, "text": "Platinum", "x": 0.5, "xanchor": "center", "xref": "paper", "y": 1, "yanchor": "bottom", "yref": "paper"}, {"font": {"size": 16}, "showarrow": false, "text": "Gold", "x": 0.8533, "xanchor": "center", "xref": "paper", "y": 1, "yanchor": "bottom", "yref": "paper"}, {"font": {"size": 16}, "showarrow": false, "text": "Silver", "x": 0.1467, "xanchor": "center", "xref": "paper", "y": 0.4, "yanchor": "bottom", "yref": "paper"}, {"font": {"size": 16}, "showarrow": false, "text": "Bronze", "x": 0.5, "xanchor": "center", "xref": "paper", "y": 0.4, "yanchor": "bottom", "yref": "paper"}, {"font": {"size": 16}, "showarrow": false, "text": "세그먼트 범례", "x": 0.8533, "xanchor": "center", "xref": "paper", "y": 0.4, "yanchor": "bottom", "yref": "paper"}], "height": 700, "margin": {"t": 140}, "plot_bgcolor": "white", "showlegend": false, "title": {"font": {"color": "#2c3e50", "size": 20}, "text": "등급별 세그먼트 분포<br><sub>마커 크기 = Monetary | 색상 = 세그먼트</sub>", "x": 0.5, "xanchor": "center"}, "xaxis": {"anchor": "y", "domain": [0, 0.2933], "gridcolor": "#ececec", "range": [-0.1, 5.2], "tickvals": [1, 2, 3, 4, 5], "title": {"text": "R 점수"}}, "xaxis2": {"anchor": "y2", "domain": [0.3533, 0.6467], "gridcolor": "#ececec", "range": [-0.1, 5.2], "tickvals": [1, 2, 3, 4, 5], "title": {"text": "R 점수"}}, "xaxis3": {"anchor": "y3", "domain": [0.7067, 1], "gridcolor": "#ececec", "range": [-0.1, 5.2], "tickvals": [1, 2, 3, 4, 5], "title": {"text": "R 점수"}}, "xaxis4": {"anchor": "y4", "domain": [0, 0.2933], "gridcolor": "#ececec", "range": [-0.1, 5.2], "tickvals": [1, 2, 3, 4, 5], "title": {"text": "R 점수"}}, "xaxis5": {"anchor": "y5", "domain": [0.3533, 0.6467], "gridcolor": "#ececec", "range": [-0.1, 5.2], "tickvals": [1, 2, 3, 4, 5], "title": {"text": "R 점수"}}, "xaxis6": {"anchor": "y6", "domain": [0.7067, 1], "range": [0, 1.5], "visible": false}, "yaxis": {"anchor": "x", "domain": [0.6, 1], "gridcolor": "#ececec", "range": [-0.1, 5.2], "tickvals": [1, 2, 3, 4, 5], "title": {"text": "F 점수"}}, "yaxis2": {"anchor": "x2", "domain": [0.6, 1], "gridcolor": "#ececec", "range": [-0.1, 5.2], "tickvals": [1, 2, 3, 4, 5], "title": {"text": "F 점수"}}, "yaxis3": {"anchor": "x3", "domain": [0.6, 1], "gridcolor": "#ececec", "range": [-0.1, 5.2], "tickvals": [1, 2, 3, 4, 5], "title": {"text": "F 점수"}}, "yaxis4": {"anchor": "x4", "domain": [0, 0.4], "gridcolor": "#ececec", "range": [-0.1, 5.2], "tickvals": [1, 2, 3, 4, 5], "title": {"text": "F 점수"}}, "yaxis5": {"anchor": "x5", "domain": [0, 0.4], "gridcolor": "#ececec", "range": [-0.1, 5.2], "tickvals": [1, 2, 3, 4, 5], "title": {"text": "F 점수"}}, "yaxis6": {"anchor": "x6", "domain": [0, 0.4], "range": [0, 12], "visible": false}}}
